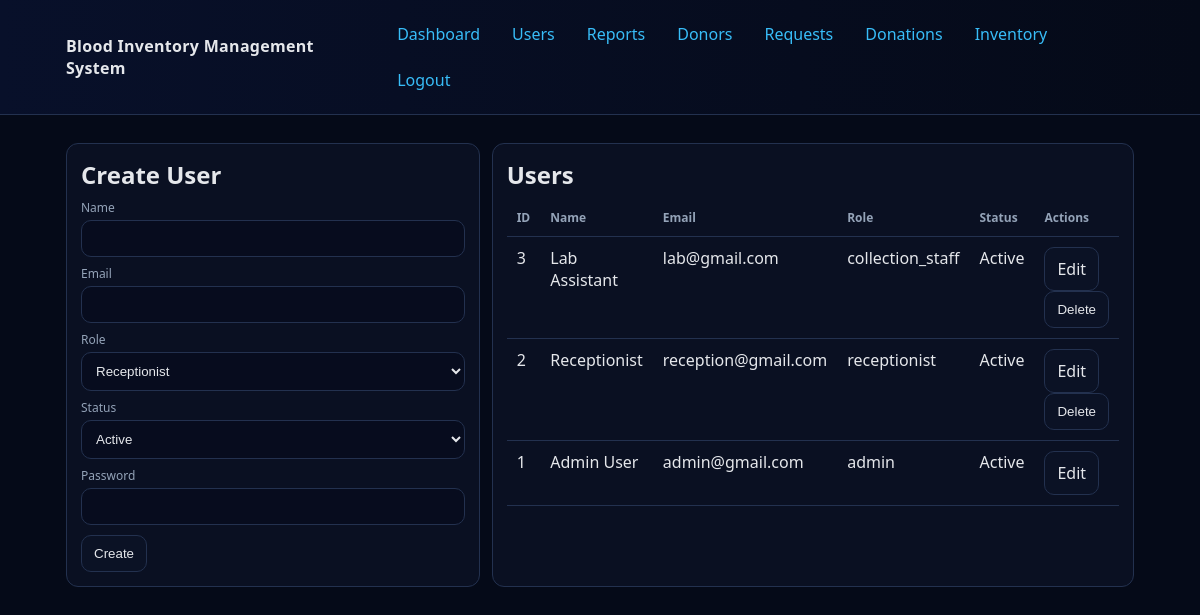
The app's page /users (signed in) with its own data.
### tables this page shows
CREATE TABLE IF NOT EXISTS `users` (
  `id` int NOT NULL AUTO_INCREMENT,
  `name` varchar(120) NOT NULL,
  `email` varchar(180) NOT NULL,
  `password` varchar(255) NOT NULL,
  `role` enum('admin','receptionist','collection_staff') NOT NULL,
  `status` tinyint(1) NOT NULL DEFAULT '1',
  `created_at` datetime NOT NULL,
  PRIMARY KEY (`id`),
  UNIQUE KEY `email` (`email`)
);

### core/Controller.php (called while the page is built, shortened)
<?php
abstract class Controller
{
    protected function view(string $view, array $data = []): void
    {
        extract($data);
        $currentUser = Auth::user();
        require __DIR__ . '/../app/views/layouts/header.php';
        require __DIR__ . '/../app/views/' . $view . '.php';
        require __DIR__ . '/../app/views/layouts/footer.php';
    }
}

### app/controllers/UserController.php (called while the page is built, shortened)
<?php
class UserController extends Controller
{
    private User $users;
    public function __construct()
    {
        $this->users = new User();
    }
    public function index(): void
    {
        $page = max(1, (int) ($_GET['page'] ?? 1));
        $perPage = max(1, (int) ($_GET['per_page'] ?? 10));
        $edit = null;
        $pagination = $this->users->paginated($page, $perPage);
        $users = $pagination['data'];
        $this->view('users/index', compact('users', 'edit', 'pagination'));
    }
}

### public/index.php (called while the page is built, shortened)
<?php
require __DIR__ . '/../core/Helpers.php';
require __DIR__ . '/../core/Database.php';
require __DIR__ . '/../core/Model.php';
require __DIR__ . '/../core/Auth.php';
require __DIR__ . '/../core/Controller.php';
require __DIR__ . '/../core/App.php';
require __DIR__ . '/../app/models/User.php';
require __DIR__ . '/../app/controllers/UserController.php';
try {
    (new App())->run();
} catch (Throwable $e) {
    http_response_code(500);
    if ((bool) ($_ENV['APP_DEBUG'] ?? true)) {
        echo '<pre>' . e($e->getMessage()) . "\n" . e($e->getFile()) . ':' . e((string) $e->getLine()) . "\n\n" . e($e->getTraceAsString()) . '</pre>';
        exit;
    }
    echo 'Server error';
}

### config/config.php (called while the page is built, shortened)
<?php
return [
    'app_name' => 'Blood Inventory Management System',
    'base_path' => '',
    'db' => [
        'host' => '127.0.0.1',
        'port' => '3306',
        'name' => 'blood',
        'user' => 'root',
        'pass' => '',
        'charset' => 'utf8mb4',
    ],
];

### core/Helpers.php (called while the page is built, shortened)
<?php
function config(string $key, mixed $default = null): mixed
{
    static $config = null;
    if ($config === null) {
        $config = require __DIR__ . '/../config/config.php';
    }
    $parts = explode('.', $key);
    $value = $config;
    foreach ($parts as $part) {
        $value = $value[$part];
    }
    return $value;
}
function e(?string $value): string
{
    return htmlspecialchars((string) $value, ENT_QUOTES, 'UTF-8');
}

### core/Database.php (called while the page is built, shortened)
<?php
class Database
{
    private static ?PDO $instance = null;
    public static function connection(): PDO
    {
        if (self::$instance === null) {
            $dsn = sprintf(
                'mysql:host=%s;port=%s;dbname=%s;charset=%s',
                config('db.host'),
                config('db.port'),
                config('db.name'),
                config('db.charset')
            );
            self::$instance = new PDO($dsn, config('db.user'), config('db.pass'), [
                PDO::ATTR_ERRMODE => PDO::ERRMODE_EXCEPTION,
                PDO::ATTR_DEFAULT_FETCH_MODE => PDO::FETCH_ASSOC,
                PDO::ATTR_EMULATE_PREPARES => false,
            ]);
        }
        return self::$instance;
    }
}

### core/Model.php (called while the page is built, shortened)
<?php
abstract class Model
{
    protected PDO $db;
    public function __construct()
    {
        $this->db = Database::connection();
    }
    protected function paginateQuery(string $fromSql, array $params, int $page, int $perPage): array
    {
        $page = max(1, $page);
        $perPage = max(1, min($perPage, 100));
        $offset = ($page - 1) * $perPage;
        $countStmt = $this->db->prepare('SELECT COUNT(*) AS c ' . $fromSql);
        $countStmt->execute($params);
        $total = (int) $countStmt->fetchColumn();
        $listStmt = $this->db->prepare('SELECT * ' . $fromSql . ' LIMIT :limit OFFSET :offset');
        $listStmt->bindValue(':limit', $perPage, PDO::PARAM_INT);
        $listStmt->bindValue(':offset', $offset, PDO::PARAM_INT);
        $listStmt->execute();
        return [
            'data' => $listStmt->fetchAll(),
            'total' => $total,
            'page' => $page,
            'per_page' => $perPage,
            'total_pages' => (int) max(1, ceil($total / $perPage)),
        ];
    }
}

### app/models/User.php (called while the page is built, shortened)
<?php
class User extends Model
{
    public function paginated(int $page = 1, int $perPage = 10): array
    {
        return $this->paginateQuery('FROM users ORDER BY id DESC', [], $page, $perPage);
    }
}

### core/Auth.php (called while the page is built, shortened)
<?php
class Auth
{
    public static function user(): ?array
    {
        return $_SESSION['user'] ?? null;
    }
}

### app/views/users/index.php (the view, shortened to what this page needs)
<div class="split">
    <div class="card">
        <h2 style="margin:0 0 8px"><?= $edit ? 'Edit User' : 'Create User' ?></h2>
        <form method="post" action="<?= e(rtrim((string) config('base_path', ''), '/')) ?>/users/<?= $edit ? e((string) $edit['id']) . '/update' : 'store' ?>">
            <label>Name</label>
            <input name="name" value="<?= e($edit['name'] ?? '') ?>" required>
            <label>Email</label>
            <input type="email" name="email" value="<?= e($edit['email'] ?? '') ?>" required>
            <label>Role</label>
            <select name="role" required>
                <?php
                $roles = ['admin' => 'Admin', 'receptionist' => 'Receptionist', 'collection_staff' => 'Collection Staff'];
                $cur = $edit['role'] ?? 'receptionist';
                foreach ($roles as $k => $label) {
                    echo '<option value="' . e($k) . '"' . ($cur === $k ? ' selected' : '') . '>' . e($label) . '</option>';
                }
                ?>
            </select>
            <label>Status</label>
            <select name="status">
                <option value="1" <?= (($edit['status'] ?? 1) == 1) ? 'selected' : '' ?>>Active</option>
            </select>
            <label>Password <?= $edit ? '<span class="small">(leave blank to keep)</span>' : '' ?></label>
            <input type="password" name="password" <?= $edit ? '' : 'required' ?>>
            <div style="margin-top:10px">
                <button class="btn ok" type="submit"><?= $edit ? 'Update' : 'Create' ?></button>
            </div>
        </form>
    </div>
    <div class="card">
        <h2 style="margin:0 0 8px">Users</h2>
        <table>
            <thead>
            <tr>
                <th>ID</th>
                <th>Name</th>
                <th>Email</th>
                <th>Role</th>
                <th>Status</th>
                <th>Actions</th>
            </tr>
            </thead>
            <tbody>
            <?php foreach ($users as $u): ?>
                <tr>
                    <td><?= e((string) $u['id']) ?></td>
                    <td><?= e($u['name']) ?></td>
                    <td><?= e($u['email']) ?></td>
                    <td><?= e($u['role']) ?></td>
                    <td><?= ((int) $u['status'] === 1) ? 'Active' : 'Inactive' ?></td>
                    <td>
                        <a class="btn" href="<?= e(rtrim((string) config('base_path', ''), '/')) ?>/users?edit=<?= e((string) $u['id']) ?>">Edit</a>
                        <?php if (($currentUser['id'] ?? 0) !== $u['id']): ?>
                            <form method="post" action="<?= e(rtrim((string) config('base_path', ''), '/')) ?>/users/<?= e((string) $u['id']) ?>/delete" style="display:inline">
                                <button class="btn danger" type="submit" onclick="return confirm('Delete this user?')">Delete</button>
                            </form>
                        <?php endif; ?>
                    </td>
                </tr>
            <?php endforeach; ?>
            </tbody>
        </table>
    </div>
</div>

### core/App.php (shortened to what this page needs)
<?php
class App
{
    private array $routes;
    public function __construct()
    {
        $this->routes = require __DIR__ . '/../routes/web.php';
    }
    public function run(): void
    {
        $method = $_SERVER['REQUEST_METHOD'];
        $uri = parse_url($_SERVER['REQUEST_URI'], PHP_URL_PATH) ?? '/';
        $uri = $uri === '' ? '/' : $uri;
        foreach ($this->routes as $route) {
            if ($method !== $route['method']) {
                continue;
            }
            $pattern = '#^' . preg_replace('/\{id\}/', '([0-9]+)', $route['path']) . '$#';
            if (preg_match($pattern, $uri, $matches) === 1) {
                array_shift($matches);
                [$controllerName, $action] = $route['handler'];
                $controller = new $controllerName();
                $controller->{$action}(...array_map('intval', $matches));
                return;
            }
        }
    }
}

### public/assets/style.css (style rules this page uses)
:root { --bg:#0f172a; --card:#0b1225; --text:#e5e7eb; --muted:#94a3b8; --line:#23314f; --accent:#38bdf8; --danger:#fb7185; --ok:#34d399; }
* { box-sizing:border-box }
body { margin:0;font-family:system-ui,-apple-system,Segoe UI,Roboto,Ubuntu,Helvetica,Arial,sans-serif;background:#050a18;color:var(--text) }
a { color:var(--accent);text-decoration:none }
.card { background:rgba(15,23,42,.55);border:1px solid var(--line);border-radius:12px;padding:14px;margin:12px 0 }
label { display:block;font-size:12px;color:var(--muted);margin:8px 0 4px }
input,select,textarea { width:100%;padding:10px;border:1px solid var(--line);border-radius:10px;background:rgba(2,6,23,.35);color:var(--text) }
.btn { display:inline-block;padding:10px 12px;border:1px solid var(--line);border-radius:10px;background:#0b1225;color:var(--text);cursor:pointer }
table { width:100%;border-collapse:collapse }
th,td { border-bottom:1px solid var(--line);padding:10px;text-align:left;vertical-align:top }
th { color:var(--muted);font-weight:600;font-size:12px }
.split { display:grid;grid-template-columns:1fr 1fr;gap:12px }

### records on screen
users: id "3", name "Lab Assistant", email "lab@gmail.com", role "collection_staff", status "Active"
users: id "2", name "Receptionist", email "reception@gmail.com", role "receptionist", status "Active"
users: id "1", name "Admin User", email "admin@gmail.com", role "admin", status "Active"

### other values on screen
form field role "Receptionist"
